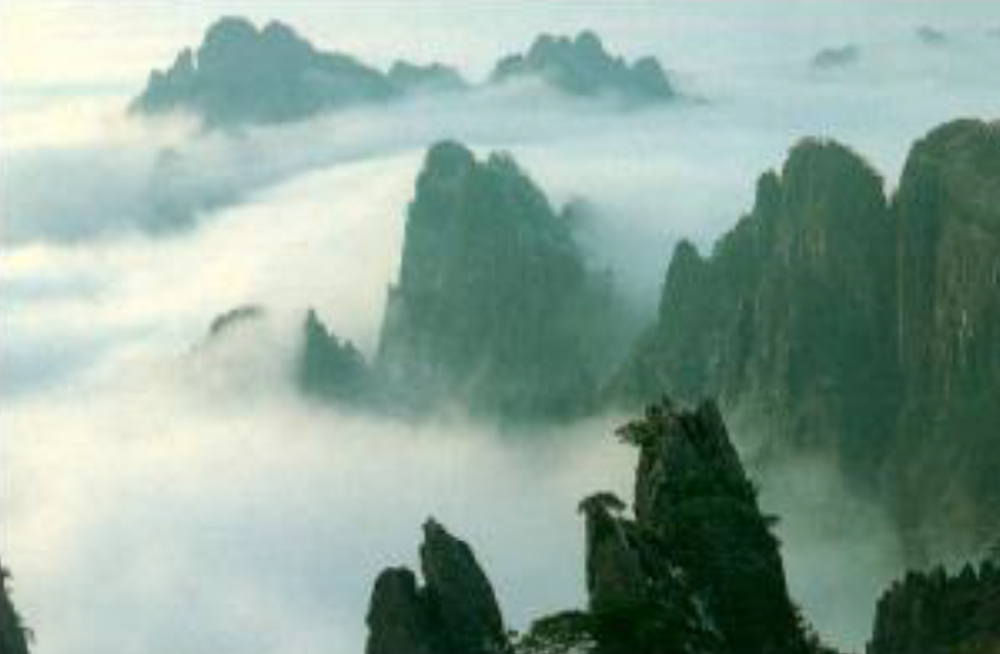
#> input picture mountains.png, 1000 x 654 px, shrunk from 1715 x 1121 before the run; the run also reads 1 picture not shown here
$ python Image_Metrics.py
#> lines starting #> are read from the running program, lines starting #| are printed output that depends on the picture
import cv2
import math
import numpy as np
from skimage.metrics import structural_similarity as ssim

### PART1: Implement MSE, MAE, and PSNR. Use implementations to compare Lab 0 results mountains_quantized.png to the original image mountains.png
def calculate_mae(img1, img2):
    """MAE == Mean Absolute Error"""
    height, width = img1.shape
    sum = 0

    for i in range(height):
        for j in range(width):
            diff = abs(int(img1[i][j]) - int(img2[i][j]))
            sum += diff

    return sum / (height * width)

def calculate_mse(img1, img2):
    """MSE == Mean Squared Error"""
    height, width = img1.shape
    sum = 0

    for i in range(height):
        for j in range(width):
            diff = int(img1[i][j]) - int(img2[i][j])
            sum  += diff * diff

    return sum  / (height * width)

def calculate_psnr(img1, img2, max_pixel=255.0):
    """PSNR == Peak Signal-to-Noise Ratio"""
    mse = calculate_mse(img1, img2)
    if mse == 0:
        return float('inf')
    return 20 * math.log10(max_pixel) - 10 * math.log10(mse)

### PART2: Implement image perturbation of adding noise. Compare the original image to the perturbed image using MSE.
def add_noise(img, noise_intensity = 50):
    # to generate a random vlaue centered around 0 with a standard deviation of 50 and the same size as the original image (height * width)
    noise = np.random.normal(0, noise_intensity, img.shape)
    noisy_image = img + noise
    # Ensures pixel values stay within the valid range (0-255) and converts the image to an 8-bit unsigned integer format
    noisy_image = np.clip(noisy_image, 0, 255).astype(np.uint8)
    return noisy_image


# Load images
# Grayscale images have only one channel (intensity) instead of three (RGB), reducing computational complexity.
original_img = cv2.imread('mountains.png', cv2.IMREAD_GRAYSCALE)
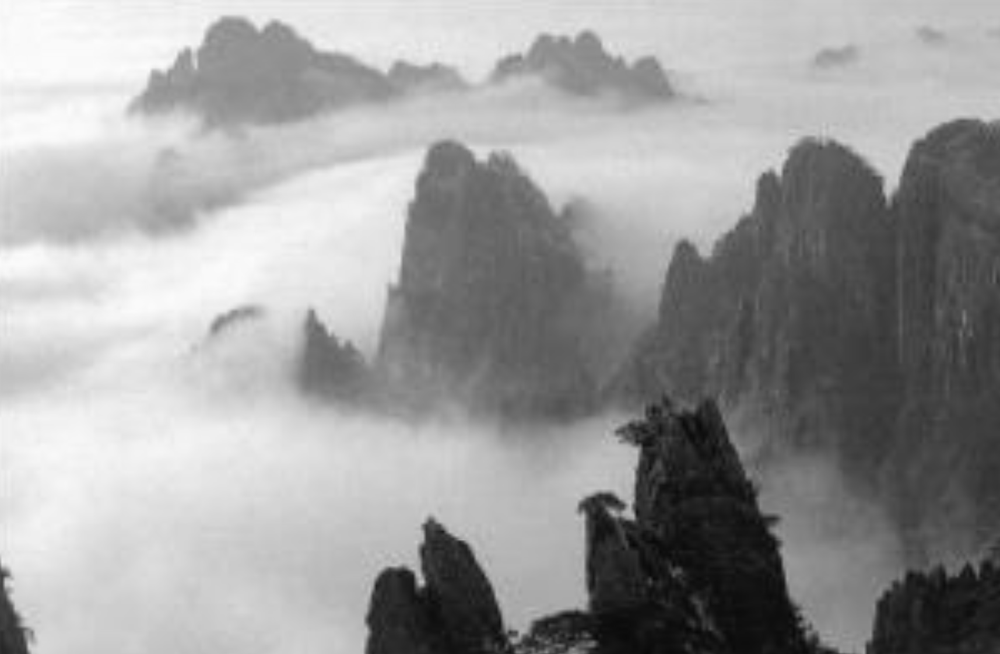
#> original_img: shape (654, 1000); min 8, max 252, mean 155.6
quantized_img = cv2.imread('mountains_quantized.png', cv2.IMREAD_GRAYSCALE)
#> quantized_img: shape (654, 1000); min 7, max 248, mean 156.1

# PART1: Calculate metrics between the original image and the result from lab0
mse_value = calculate_mse(original_img, quantized_img)
#> after the loop in calculate_mse, `for i in range(height):`: sum = 6238111
#> mse_value = 9.54
mae_value = calculate_mae(original_img, quantized_img)
#> after the loop in calculate_mae, `for i in range(height):`: sum = 1659141
#> mae_value = 2.54
psnr_value = calculate_psnr(original_img, quantized_img)
#> in calculate_psnr, `mse = calculate_mse(img1, img2)`: mse = 9.54
#> psnr_value = 38.34

# PART2: Image perturbation: adding noise for the original image
noisy_original = add_noise(original_img)
#> in add_noise, `noisy_image = img + noise`:
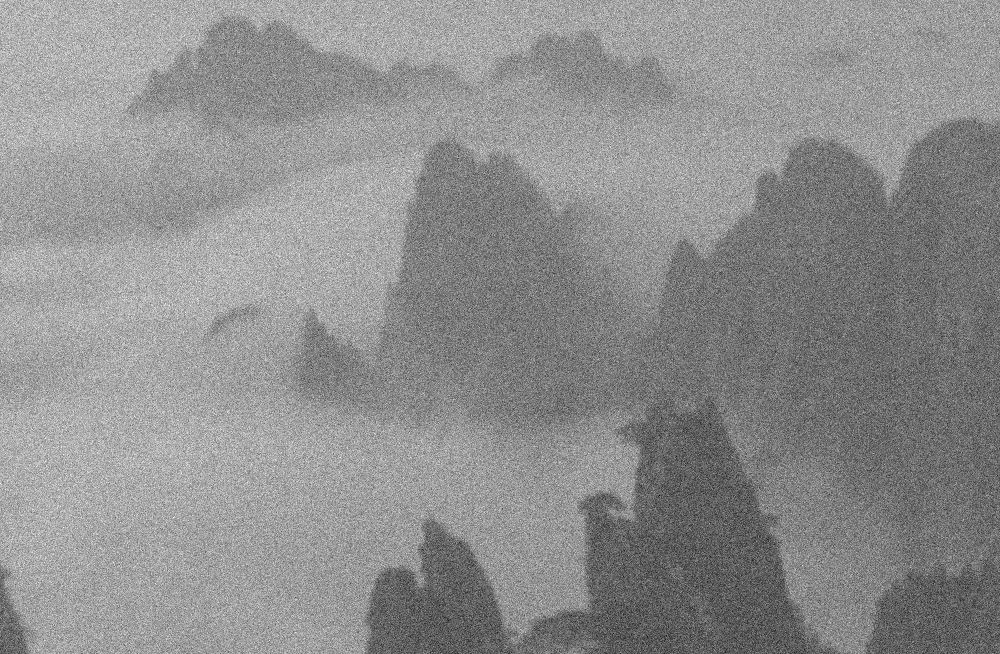
#> noisy_image: shape (654, 1000) float64; min -223.1, max 454.2, mean 155.7; drawn with min black and max white
#> in add_noise, `noisy_image = np.clip(noisy_image, 0, 255).astype(np.uint8)`:
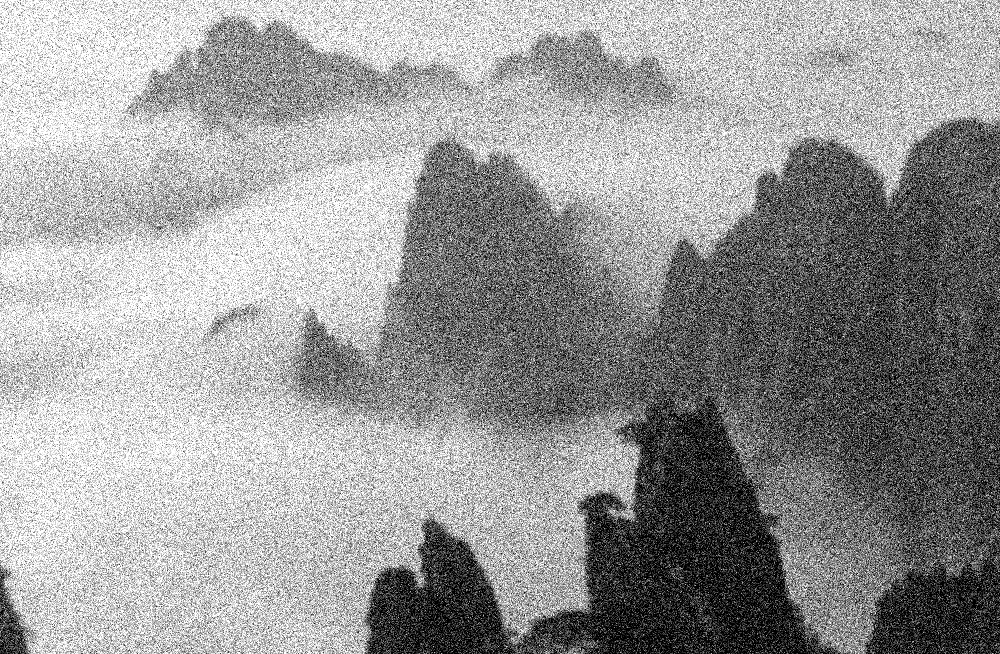
#> noisy_image: shape (654, 1000); min 0, max 255, mean 152.8
cv2.imwrite('mountains_noisy_original.png', noisy_original)

# Compare the original image to the perturbed image using MSE
mse_value_pertubed = calculate_mse(original_img, noisy_original)
#> mse_value_pertubed = 1960.5

# BONUS: Another image comparison metric: Structural Similarity Index Measure (SSIM)
# Calculate SSIM between the original and quantized image
ssim_quantized = ssim(original_img, quantized_img,)
#> ssim_quantized = 0.943
# Calculate SSIM between the original and noisy image
ssim_noisy = ssim(original_img, noisy_original)
#> ssim_noisy = 0.0511


print(f"MAE between original image and the result image from Lab0: {mae_value:.4f}")
#| MAE between original image and the result image from Lab0: 2.5369
print(f"MSE between original image and the result image from Lab0: {mse_value:.4f}")
#| MSE between original image and the result image from Lab0: 9.5384
print(f"PSNR between original image and the result image from Lab0: {psnr_value:.4f}")
#| PSNR between original image and the result image from Lab0: 38.3361
print(f" ")
print(f"MSE between original image and the perturbed image by adding noise: {mse_value_pertubed:.4f}")
#| MSE between original image and the perturbed image by adding noise: 1960.5305
print(f" ")
print(f"SSIM between original and quantized image: {ssim_quantized:.4f}")
#| SSIM between original and quantized image: 0.9432
print(f"SSIM between original and noisy image: {ssim_noisy:.4f}")
#| SSIM between original and noisy image: 0.0511
